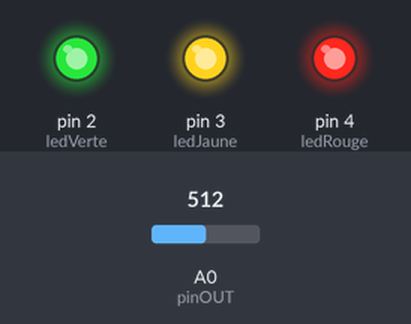
A sketch run on a simulated Arduino Uno, built with avr-gcc and run on an emulated ATmega328P. On the bench: output pins drawn as LEDs (lit = HIGH). Inputs (shaded band) come from the test bench; at power-on: A0 (pinOUT) = 512. What the sketch prints to the serial monitor is not drawn.

Above: at 0.1 s.
At 0.81 s:
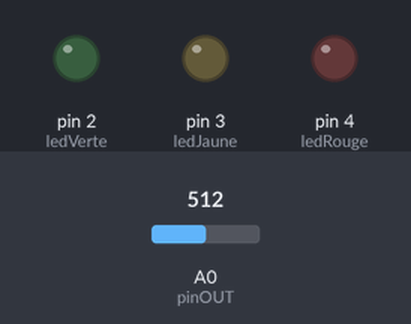
Timing chart, 0 to 2.5 s (numbered marks = the images above):
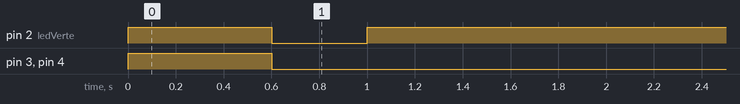

The sketch:

son.ino
```cpp
// --- Configuration des Broches ---
const int pinOUT = A0;
const int ledVerte = 2;
const int ledJaune = 3;
const int ledRouge = 4;

// --- Seuils de déclenchement (en dBSPL réels) ---
const float SEUIL_JAUNE = 70.0;
const float SEUIL_ROUGE = 80.0;
const float HYSTERESIS  = 2.0;

// --- OFFSET acoustique pour le MAX4466 (Conversion Volts -> dBSPL) ---
const float OFFSET_ACOUSTIQUE = 70.0;

unsigned long dernierTemps = 0;
const unsigned long intervalle = 1000;

float dbLisse = 0.0;
int etatActuel = 0; // 0: Vert, 1: Jaune, 2: Rouge

float mesurerAmplitudeVolts() {
  unsigned long start = millis();
  int sMax = 0;
  int sMin = 1024;

  while (millis() - start < 30) {
    int lecture = analogRead(pinOUT);
    if (lecture < 1024) {
      if (lecture > sMax) sMax = lecture;
      if (lecture < sMin) sMin = lecture;
    }
  }

  int peakToPeak = sMax - sMin;
  return (peakToPeak * 3.3) / 1024.0; // Conversion en Volts (Alimentation 3.3V)
}

void setup() {
  Serial.begin(9600);

  pinMode(ledVerte, OUTPUT);
  pinMode(ledJaune, OUTPUT);
  pinMode(ledRouge, OUTPUT);

  // Test visuel des LEDs au démarrage
  digitalWrite(ledVerte, HIGH);
  digitalWrite(ledJaune, HIGH);
  digitalWrite(ledRouge, HIGH);
  delay(600);
  digitalWrite(ledVerte, LOW);
  digitalWrite(ledJaune, LOW);
  digitalWrite(ledRouge, LOW);
}

void loop() {
  static float echantillonsVolts[5];
  static int indexEch = 0;
  static unsigned long dernierEchTime = 0;

  if (millis() - dernierEchTime >= 150) {
    dernierEchTime = millis();
    echantillonsVolts[indexEch] = mesurerAmplitudeVolts();
    indexEch = (indexEch + 1) % 5;
  }

  if (millis() - dernierTemps >= intervalle) {
    dernierTemps = millis();

    // Filtre Médian (Anti-parasites)
    float copie[5];
    for (int i = 0; i < 5; i++) copie[i] = echantillonsVolts[i];

    for (int i = 0; i < 4; i++) {
      for (int j = i + 1; j < 5; j++) {
        if (copie[i] > copie[j]) {
          float temp = copie[i];
          copie[i] = copie[j];
          copie[j] = temp;
        }
      }
    }

    float voltsMedians = copie[2];

    // --- CALCUL DES dB SPL (Pression sonore) ---
    float dbInstantane = 0.0;
    if (voltsMedians > 0.0001) {
      dbInstantane = 20.0 * log10(voltsMedians) + OFFSET_ACOUSTIQUE;
    } else {
      dbInstantane = 30.0; // Plancher de silence ambiant
    }

    // Lissage
    if (dbLisse == 0.0) dbLisse = dbInstantane;
    dbLisse = (dbLisse * 0.6) + (dbInstantane * 0.4);

    // Moniteur série
    Serial.print("Niveau sonore : ");
    Serial.print(dbLisse, 1);
    Serial.println(" dB");

    // --- HYSTÉRÉSIS LEDS ---
    if (etatActuel == 0) { // Vert
      if (dbLisse >= SEUIL_JAUNE) etatActuel = 1;
    }
    else if (etatActuel == 1) { // Jaune
      if (dbLisse >= SEUIL_ROUGE) etatActuel = 2;
      else if (dbLisse < (SEUIL_JAUNE - HYSTERESIS)) etatActuel = 0;
    }
    else if (etatActuel == 2) { // Rouge
      if (dbLisse < (SEUIL_ROUGE - HYSTERESIS)) etatActuel = 1;
    }

    digitalWrite(ledVerte, etatActuel == 0 ? HIGH : LOW);
    digitalWrite(ledJaune, etatActuel == 1 ? HIGH : LOW);
    digitalWrite(ledRouge, etatActuel == 2 ? HIGH : LOW);
  }
}
```

Measured:
- by itself, pin 2 (ledVerte): HIGH → LOW at 0.60 s, → HIGH 0.40 s later
